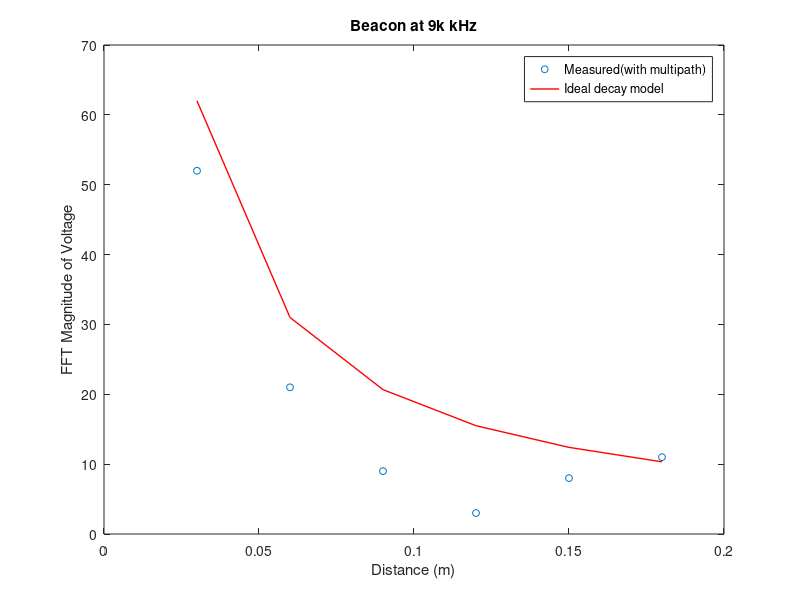
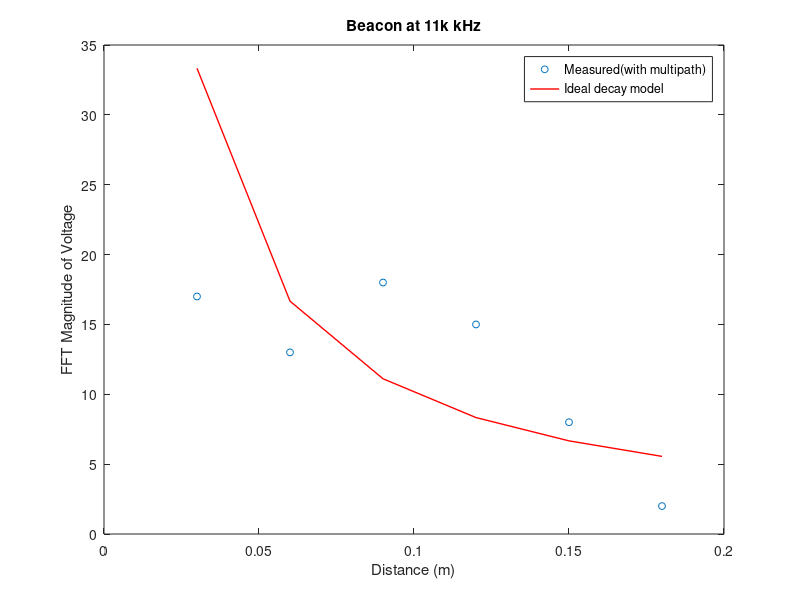
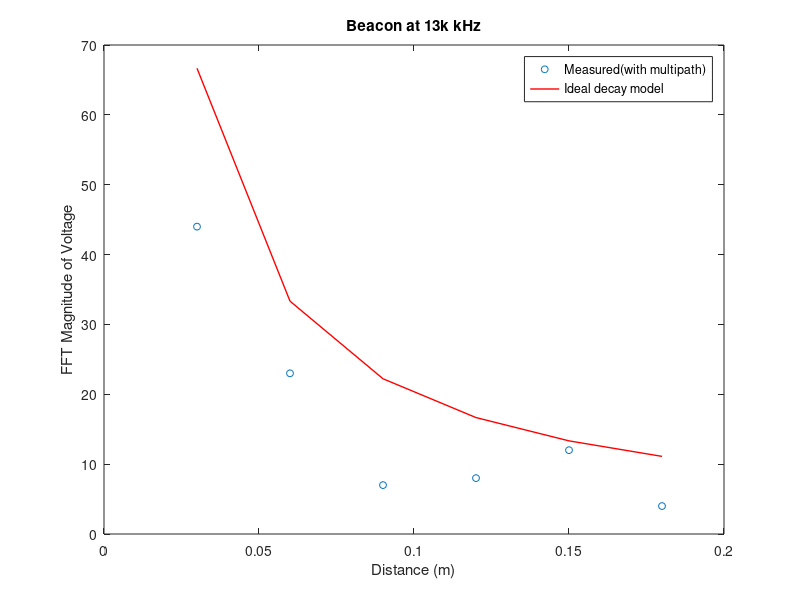

Source code (MATLAB) for these figures, in order:
% code for plotting tank beacon data

clear

% Speed of sound in water
c = 1500;  % m/s

% Beacon frequencies (in Hz)
beacon1 = 9000 ;
beacon2 = 11000;
beacon3 = 13000;% Hz

%Voltage FFT Magnitude Measurements
voltage1 = [ 52 21 9 3 8 11];
voltage2 = [17 13 18 15 8 2];
voltage3 = [44 23 7 8 12 4];

% Distance vector (3 cm spacing)
r = 0.03 : 0.03 : 0.18;   % 3cm to 18cm (6 measurements)

% Ideal 1/r voltage decay with distance for each beacon

A1 = 1.86;                 % amplitude constant (change this to fit our data)
ideal1 = A1 ./ r;        % theoretical model

A2 = 1;                 % amplitude constant (change this to fit our data)
ideal2 = A2 ./ r;        % theoretical model

A3 = 2;                 % amplitude constant (change this to fit our data)
ideal3 = A3 ./ r;        % theoretical model
    
 
figure(1)
%plot voltage vs distance for beacon 1
plot (r,voltage1, 'o', 'Markersize', 5)
hold on
plot(r, ideal1, 'r', 'LineWidth', 1)
xlabel('Distance (m)')
ylabel('FFT Magnitude of Voltage')
title(['Beacon at 9k kHz'])
legend('Measured(with multipath)', 'Ideal decay model')

figure(2)
%plot voltage vs distance for beacon 2
plot (r,voltage2, 'o', 'Markersize', 5)
hold on
plot(r, ideal2, 'r', 'LineWidth', 1)
xlabel('Distance (m)')
ylabel('FFT Magnitude of Voltage')
title(['Beacon at 11k kHz'])
legend('Measured(with multipath)', 'Ideal decay model')
 
figure(3)
%plot voltage vs distance for beacon 1
plot (r,voltage3, 'o', 'Markersize', 5)
hold on
plot(r, ideal3, 'r', 'LineWidth', 1)
xlabel('Distance (m)')
ylabel('FFT Magnitude of Voltage')
title(['Beacon at 13k kHz'])
legend('Measured(with multipath)', 'Ideal decay model')
